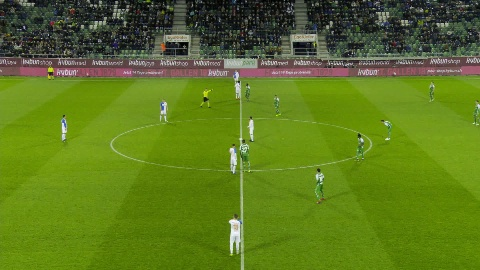
#> input picture configs/calibrations/snmot-060.jpg, 480 x 270 px
$ python -i imm_tracker.py   (imports and definitions only)
#> lines starting #> are read from the running program, lines starting #| are printed output that depends on the picture
#> further down, picture is the input picture: shape (270, 480, 3); mean B, G, R 30.8, 119.6, 93.4
"""IMM-EIoU tracker for football players (training-free, CPU, NumPy).

This tracker combines four published ideas that address the specific failure
modes of football footage, each of which can be switched off for ablation:

1. **Interacting Multiple Model (IMM) Kalman filter** (Blom & Bar-Shalom 1988;
   used for sports MOT in ARC-SORT, Adari 2026). Two constant-velocity modes
   share the box state ``[cx, cy, w, h, vx, vy, vw, vh]``: a *steady* mode with
   BoT-SORT's process noise and a *manoeuvre* mode with ~4x velocity noise. A
   winger who cuts or stops moves probability mass into the manoeuvre mode, so
   the predicted covariance widens exactly when linear extrapolation fails.
2. **Uncertainty-adaptive Expansion IoU** (Deep-EIoU, Huang et al. WACVW 2024;
   continuous variant as in ARC-SORT). Track boxes are enlarged by
   ``e = clip(e0 + lam * sqrt(tr P_xy) / sqrt(w h), e0, e_max)`` before IoU,
   so fast, uncertain or long-lost tracks get a larger search region while
   steady tracks keep tight gating.
3. **Two-stage BYTE association** (ByteTrack, Zhang et al. ECCV 2022): weak
   detections are kept for a second pass that rescues occluded/blurred players.
4. **Camera motion compensation** with player boxes masked out (BoT-SORT GMC,
   Aharon et al. 2022; masking as recommended in McByte++, 2026), estimated as a
   similarity transform from sparse optical flow on a downscaled frame.

Optional appearance (``emb``) is a colour-histogram embedding that acts as a
veto against matching across very different kits; it is *not* a trained ReID
model and is only used to break geometric ties.

Benchmark it with ``scripts/benchmark_tracking.py`` on cached detections before
promoting it over ByteTrack; the numbers live in docs/TRACKING_BENCHMARK.md.
"""

from __future__ import annotations

from dataclasses import dataclass
from typing import List, Optional, Tuple

import numpy as np
from scipy.optimize import linear_sum_assignment

# --------------------------------------------------------------------------- #
# geometry helpers


# [29 lines left out: functions xyxy_to_cxcywh, cxcywh_to_xyxy, expanded_iou, not called in this run]


# --------------------------------------------------------------------------- #
# camera motion (optional, needs OpenCV)


class CameraMotion:
    """Similarity transform between consecutive frames from masked sparse flow.

    Players are masked so their own running does not masquerade as a camera pan.
    Returns a 2x3 matrix mapping previous-frame pixels to current-frame pixels.
    """

    def __init__(self, scale: float = 0.25, max_corners: int = 400):
        self.scale = scale
        self.max_corners = max_corners
        self._prev = None
        self._prev_pts = None

    def update(self, frame, boxes_xyxy: Optional[np.ndarray] = None) -> np.ndarray:
        import cv2
        gray = cv2.cvtColor(frame, cv2.COLOR_BGR2GRAY) if frame.ndim == 3 else frame
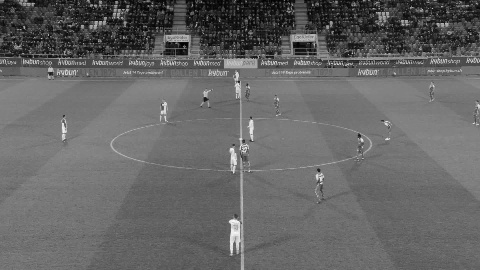
#> gray: shape (270, 480); min 0, max 249, mean 101.7
        small = cv2.resize(gray, None, fx=self.scale, fy=self.scale, interpolation=cv2.INTER_AREA)
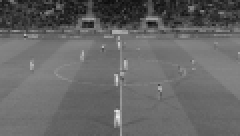
#> small: shape (68, 120) (shown 2 times larger); min 11, max 234, mean 101.7
        mask = np.full(small.shape, 255, np.uint8)
        if boxes_xyxy is not None and len(boxes_xyxy):
            for x1, y1, x2, y2 in (np.asarray(boxes_xyxy) * self.scale).astype(int):
                mask[max(0, y1 - 2):max(0, y2 + 2), max(0, x1 - 2):max(0, x2 + 2)] = 0
        warp = np.eye(2, 3)
        if self._prev is not None and self._prev_pts is not None and len(self._prev_pts) >= 8:
            nxt, status, _ = cv2.calcOpticalFlowPyrLK(self._prev, small, self._prev_pts, None,
                                                      winSize=(15, 15), maxLevel=3)
            ok = status.reshape(-1) == 1
            if ok.sum() >= 8:
                m, inliers = cv2.estimateAffinePartial2D(self._prev_pts[ok], nxt[ok],
                                                         method=cv2.RANSAC,
                                                         ransacReprojThreshold=1.5)
                if m is not None and inliers is not None and inliers.sum() >= 8:
                    warp = m.copy()
                    warp[:, 2] /= self.scale
        self._prev = small
        self._prev_pts = cv2.goodFeaturesToTrack(small, self.max_corners, 0.01, 6, mask=mask)
#> self._prev_pts = 45 rows, first 8: [58, 55], [46, 11], [73, 11], [56, 15], [95, 5], [29, 3], [60, 37], [59, 62]
        return warp


# [33 lines left out: function appearance_embedding, not called in this run]


# --------------------------------------------------------------------------- #
# vectorised IMM Kalman bank


@dataclass
class IMMConfig:
    std_pos: float = 1 / 20          # BoT-SORT relative noise weights
    std_vel: float = 1 / 160
    manoeuvre_scale: float = 4.0     # velocity noise multiplier of mode 2
    stay_prob: Tuple[float, float] = (0.95, 0.85)


class _Track:
    __slots__ = ("id", "x", "P", "mu", "emb", "hits", "age_lost", "state", "last_frame",
                 "start_frame", "score", "det_box")

    # [13 lines left out: function __init__, not called in this run]


class IMMTracker:
    """Online multi-object tracker. ``update`` returns confirmed tracks for the frame.

    Parameters mirror ByteTrack where they mean the same thing.
    """

    # [276 lines left out: functions __init__, _Q, _R, _init_state, _predict, _combined and 7 more, not called in this run]

>>> import cv2
>>> picture = cv2.imread('../configs/calibrations/snmot-060.jpg')
>>> result = CameraMotion().update(picture)
#> result = [[1, 0, 0], [0, 1, 0]]

$ run again, on configs/calibrations/snmot-074.jpg
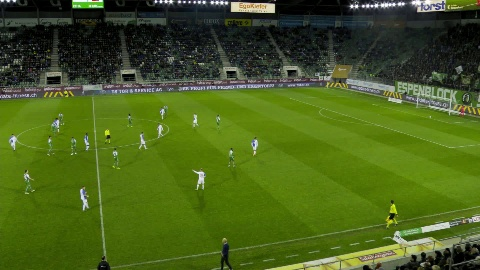
#> input picture configs/calibrations/snmot-074.jpg, 480 x 270 px
#> picture is the input picture: shape (270, 480, 3); mean B, G, R 28.7, 94.9, 72.8
#> in update, `gray = cv2.cvtColor(frame, cv2.COLOR_BGR2GRAY) if frame.ndim == 3 else..`:
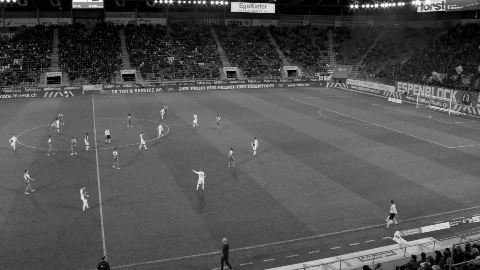
#> gray: shape (270, 480); min 0, max 255, mean 80.7
#> in update, `small = cv2.resize(gray, None, fx=self.scale, fy=self.scale, interpola..`:
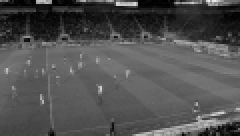
#> small: shape (68, 120) (shown 2 times larger); min 0, max 238, mean 80.7
#> self._prev_pts = 54 rows, first 8: [68, 2], [58, 1], [25, 1], [88, 1], [104, 1], [99, 58], [50, 43], [98, 52]
#> result = [[1, 0, 0], [0, 1, 0]]
